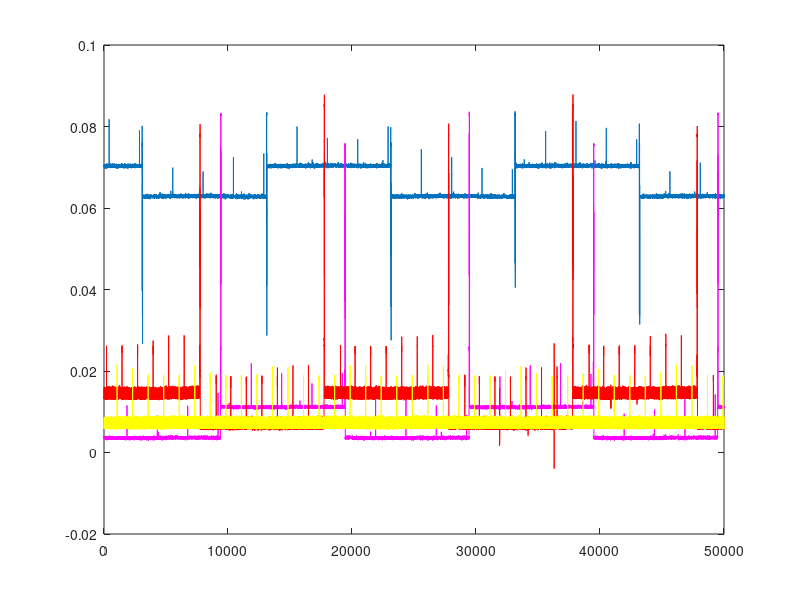

Write MATLAB code to recreate this figure.
%% Load all the arrays first
load splt-base.txt
%load splt-noradio.txt
load splt-wakeup.txt
%load splt-accel-base-nomove.txt
%load splt-accel-base-move.txt
%load splt-accel-noradio-nomove.txt
%load splt-accel-noradio-move.txt
load splt-accel-wakeup-nomove.txt
load splt-accel-wakeup-move.txt

%% Battery
battery_v = 3.0;
battery_mah = 1500;
% Total Battery Energy in Joules (assuming full capacity is usable)
battery_e = battery_v * battery_mah * 60 * 60 / 1000;

%% Base case
% Keep radio ON always and send beacon every second
tag_v = splt_base(:,1);
tag_i = splt_base(:,2);
tag_p = tag_v .* tag_i;
figure(1)
plot(tag_p);
%tag_e = cumsum(tag_p);
%plot(tag_e);
tag_e_tot = sum(tag_p);
tag_p_avg = tag_e_tot / size(tag_p,1);
tag_lifetime = battery_e / tag_p_avg / (60 * 60 * 24)

%% Wakeup Radio
% Keep radio OFF and turn it ON when required
hold on;
tag_v = splt_wakeup(:,1);
tag_i = splt_wakeup(:,2);
tag_p = tag_v .* tag_i;
plot(tag_p, 'm');
%tag_e = cumsum(tag_p);
%plot(tag_e);
tag_e_tot = sum(tag_p);
tag_p_avg = tag_e_tot / size(tag_p,1);
tag_lifetime = battery_e / tag_p_avg / (60 * 60 * 24)

%% Use Accelerometer to Wakeup Radio
%figure(2)
tag_v = splt_accel_wakeup_move(:,1);
tag_i = splt_accel_wakeup_move(:,2);
tag_p = tag_v .* tag_i;
plot(tag_p,'r');
%tag_e = cumsum(tag_p);
%plot(tag_e);
tag_e_tot = sum(tag_p);
tag_p_avg = tag_e_tot / size(tag_p,1);
tag_lifetime = battery_e / tag_p_avg / (60 * 60 * 24)

%% Use Accelerometer to Wakeup Radio
%figure(2)
tag_v = splt_accel_wakeup_nomove(:,1);
tag_i = splt_accel_wakeup_nomove(:,2);
tag_p = tag_v .* tag_i;
plot(tag_p,'y');
%tag_e = cumsum(tag_p);
%plot(tag_e);
tag_e_tot = sum(tag_p);
tag_p_avg = tag_e_tot / size(tag_p,1);
tag_lifetime = battery_e / tag_p_avg / (60 * 60 * 24)
